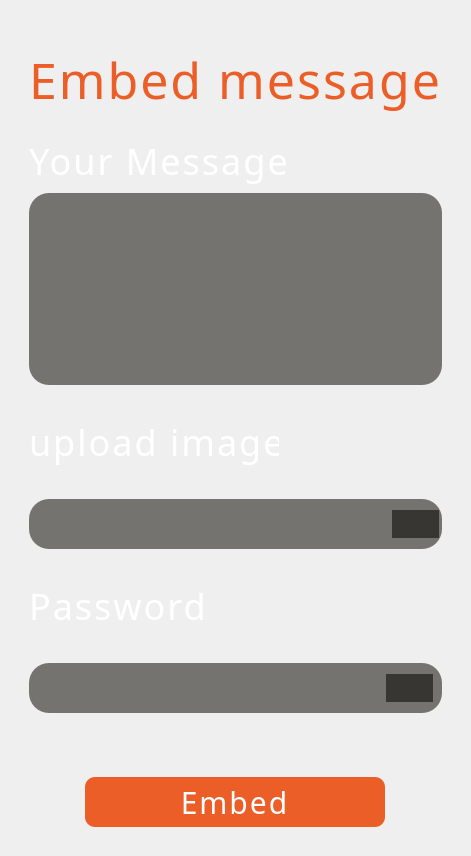
      <widget class="QWidget" name="page_2">
       <layout class="QGridLayout" name="gridLayout">
        <item row="0" column="0">
         <widget class="QFrame" name="frame_6">
          <property name="frameShape">
           <enum>QFrame::NoFrame</enum>
          </property>
          <property name="frameShadow">
           <enum>QFrame::Plain</enum>
          </property>
          <layout class="QVBoxLayout" name="verticalLayout_6">
           <item>
            <widget class="QFrame" name="frame_14">
             <property name="enabled">
              <bool>true</bool>
             </property>
             <property name="sizePolicy">
              <sizepolicy hsizetype="Expanding" vsizetype="Expanding">
               <horstretch>0</horstretch>
               <verstretch>0</verstretch>
              </sizepolicy>
             </property>
             <property name="maximumSize">
              <size>
               <width>16777215</width>
               <height>16777215</height>
              </size>
             </property>
             <property name="contextMenuPolicy">
              <enum>Qt::NoContextMenu</enum>
             </property>
             <property name="layoutDirection">
              <enum>Qt::LeftToRight</enum>
             </property>
             <property name="autoFillBackground">
              <bool>false</bool>
             </property>
             <property name="styleSheet">
              <string notr="true"/>
             </property>
             <property name="frameShadow">
              <enum>QFrame::Raised</enum>
             </property>
             <layout class="QVBoxLayout" name="verticalLayout_7">
              <property name="spacing">
               <number>7</number>
              </property>
              <item>
               <widget class="QLabel" name="label_12">
                <property name="minimumSize">
                 <size>
                  <width>300</width>
                  <height>100</height>
                 </size>
                </property>
                <property name="maximumSize">
                 <size>
                  <width>500</width>
                  <height>500</height>
                 </size>
                </property>
                <property name="styleSheet">
                 <string notr="true">font-family: Kdam Thmor Pro;
font-weight: 400;
font-size: 50px;
line-height: 100%;
letter-spacing: 2px;
text-align: center;
color: #EB5E28;
background:transparent;
</string>
                </property>
                <property name="text">
                 <string>Embed message</string>
                </property>
               </widget>
              </item>
              <item>
               <widget class="QLabel" name="label_13">
                <property name="styleSheet">
                 <string notr="true">font-family: Kdam Thmor Pro;
font-weight: 400;
font-size: 36px;
line-height: 100%;
letter-spacing: 2px;
text-align: center;
color: #FFFFFF;
background:transparent;
</string>
                </property>
                <property name="text">
                 <string>Your Message</string>
                </property>
               </widget>
              </item>
              <item>
               <widget class="QTextEdit" name="messageInput">
                <property name="styleSheet">
                 <string notr="true">QTextEdit{
background: rgba(64, 61, 57, 0.7);
border-radius: 20px;
font-family: Kdam Thmor Pro;
font-size: 20px;
line-height: 100%;
color: #FFFFFF;
padding:30px 30px;
}

</string>
                </property>
               </widget>
              </item>
              <item>
               <widget class="QLabel" name="label_14">
                <property name="sizePolicy">
                 <sizepolicy hsizetype="Preferred" vsizetype="Preferred">
                  <horstretch>250</horstretch>
                  <verstretch>100</verstretch>
                 </sizepolicy>
                </property>
                <property name="minimumSize">
                 <size>
                  <width>100</width>
                  <height>100</height>
                 </size>
                </property>
                <property name="maximumSize">
                 <size>
                  <width>250</width>
                  <height>100</height>
                 </size>
                </property>
                <property name="styleSheet">
                 <string notr="true">font-family: Kdam Thmor Pro;
font-weight: 400;
font-size: 36px;
line-height: 100%;
letter-spacing: 2px;
text-align: center;
color: #FFFFFF;
background:transparent;</string>
                </property>
                <property name="text">
                 <string>upload image</string>
                </property>
               </widget>
              </item>
              <item>
               <widget class="QFrame" name="frame_5">
                <property name="minimumSize">
                 <size>
                  <width>300</width>
                  <height>50</height>
                 </size>
                </property>
                <property name="maximumSize">
                 <size>
                  <width>1000</width>
                  <height>150</height>
                 </size>
                </property>
                <property name="styleSheet">
                 <string notr="true">background: rgba(64, 61, 57, 0.7);
border-radius: 20px;
font-family: Kdam Thmor Pro;
font-size: 20px;
line-height: 100%;
color: #FFFFFF;
</string>
                </property>
                <property name="frameShape">
                 <enum>QFrame::NoFrame</enum>
                </property>
                <property name="frameShadow">
                 <enum>QFrame::Plain</enum>
                </property>
                <layout class="QHBoxLayout" name="horizontalLayout_4">
                 <property name="spacing">
                  <number>0</number>
                 </property>
                 <property name="leftMargin">
                  <number>0</number>
                 </property>
                 <property name="topMargin">
                  <number>0</number>
                 </property>
                 <property name="rightMargin">
                  <number>3</number>
                 </property>
                 <property name="bottomMargin">
                  <number>0</number>
                 </property>
                 <item>
                  <widget class="QLineEdit" name="imagePathInput">
                   <property name="styleSheet">
                    <string notr="true">background:transparent;
padding:0px 30px;</string>
                   </property>
                   <property name="readOnly">
                    <bool>true</bool>
                   </property>
                  </widget>
                 </item>
                 <item>
                  <widget class="QPushButton" name="selectImageButton">
                   <property name="styleSheet">
                    <string notr="true">QPushButton{
background-color:rgb(56, 54, 50);
}

QPushButton:pressed{
icon:url(:/img/880eef29f787c838e5be91b50d4f475dd29b0bfc (1).ico);
}</string>
                   </property>
                   <property name="text">
                    <string/>
                   </property>
                   <property name="icon">
                    <iconset resource="../resources/resource.qrc">
                     <normaloff>:/img/download.png</normaloff>:/img/download.png</iconset>
                   </property>
                   <property name="iconSize">
                    <size>
                     <width>60</width>
                     <height>25</height>
                    </size>
                   </property>
                  </widget>
                 </item>
                </layout>
               </widget>
              </item>
              <item>
               <widget class="QLabel" name="label_15">
                <property name="minimumSize">
                 <size>
                  <width>100</width>
                  <height>100</height>
                 </size>
                </property>
                <property name="maximumSize">
                 <size>
                  <width>250</width>
                  <height>100</height>
                 </size>
                </property>
                <property name="styleSheet">
                 <string notr="true">font-family: Kdam Thmor Pro;
font-weight: 400;
font-size: 36px;
line-height: 100%;
letter-spacing: 2px;
text-align: center;
color: #FFFFFF;
background:transparent;
</string>
                </property>
                <property name="text">
                 <string>Password</string>
                </property>
               </widget>
              </item>
              <item>
               <widget class="QFrame" name="frame_3">
                <property name="minimumSize">
                 <size>
                  <width>300</width>
                  <height>50</height>
                 </size>
                </property>
                <property name="maximumSize">
                 <size>
                  <width>1000</width>
                  <height>150</height>
                 </size>
                </property>
                <property name="styleSheet">
                 <string notr="true">background: rgba(64, 61, 57, 0.7);
border-radius: 20px;
font-family: Kdam Thmor Pro;
font-size: 20px;
line-height: 100%;
color: #FFFFFF;
</string>
                </property>
                <property name="frameShape">
                 <enum>QFrame::NoFrame</enum>
                </property>
                <property name="frameShadow">
                 <enum>QFrame::Plain</enum>
                </property>
                <layout class="QHBoxLayout" name="horizontalLayout_2">
                 <item>
                  <widget class="QLineEdit" name="passwordInput">
                   <property name="minimumSize">
                    <size>
                     <width>0</width>
                     <height>0</height>
                    </size>
                   </property>
                   <property name="maximumSize">
                    <size>
                     <width>16777215</width>
                     <height>16777215</height>
                    </size>
                   </property>
                   <property name="styleSheet">
                    <string notr="true">background:transparent;
padding:0px 20px;</string>
                   </property>
                   <property name="echoMode">
                    <enum>QLineEdit::Password</enum>
                   </property>
                  </widget>
                 </item>
                 <item>
                  <widget class="QPushButton" name="showPassword_2">
                   <property name="styleSheet">
                    <string notr="true">QPushButton{
background-color:rgb(56, 54, 50);
}

QPushButton:pressed{
icon:url(:/img/output-onlinepngtools (1).png);
}</string>
                   </property>
                   <property name="text">
                    <string/>
                   </property>
                   <property name="icon">
                    <iconset resource="../resources/resource.qrc">
                     <normaloff>:/img/output-onlinepngtools.png</normaloff>:/img/output-onlinepngtools.png</iconset>
                   </property>
                   <property name="iconSize">
                    <size>
                     <width>25</width>
                     <height>25</height>
                    </size>
                   </property>
                   <property name="checkable">
                    <bool>true</bool>
                   </property>
                  </widget>
                 </item>
                </layout>
               </widget>
              </item>
              <item>
               <spacer name="verticalSpacer_11">
                <property name="orientation">
                 <enum>Qt::Vertical</enum>
                </property>
                <property name="sizeHint" stdset="0">
                 <size>
                  <width>20</width>
                  <height>40</height>
                 </size>
                </property>
               </spacer>
              </item>
             </layout>
            </widget>
           </item>
           <item>
            <widget class="QFrame" name="frame_15">
             <property name="maximumSize">
              <size>
               <width>16777215</width>
               <height>150</height>
              </size>
             </property>
             <property name="styleSheet">
              <string notr="true">background:transparent;
</string>
             </property>
             <property name="frameShape">
              <enum>QFrame::NoFrame</enum>
             </property>
             <property name="frameShadow">
              <enum>QFrame::Plain</enum>
             </property>
             <layout class="QGridLayout" name="gridLayout_7">
              <item row="0" column="0">
               <widget class="QPushButton" name="embedButton">
                <property name="minimumSize">
                 <size>
                  <width>150</width>
                  <height>50</height>
                 </size>
                </property>
                <property name="maximumSize">
                 <size>
                  <width>300</width>
                  <height>150</height>
                 </size>
                </property>
                <property name="cursor">
                 <cursorShape>PointingHandCursor</cursorShape>
                </property>
                <property name="styleSheet">
                 <string notr="true">QPushButton{
border-radius: 10px;
background: #EB5E28;
font-family: Kdam Thmor Pro;
font-weight: 400;
font-size: 30px;
line-height: 100%;
letter-spacing: 2px;
text-align: center;
color: #FFFFFF;
}

QPushButton:hover{
background-color:rgb(255, 100, 43)
}

QPushButton:pressed{
background-color:rgb(218, 85, 37);
}
</string>
                </property>
                <property name="text">
                 <string>Embed</string>
                </property>
                <property name="shortcut">
                 <string>Return</string>
                </property>
               </widget>
              </item>
             </layout>
            </widget>
           </item>
          </layout>
         </widget>
        </item>
       </layout>
      </widget>
